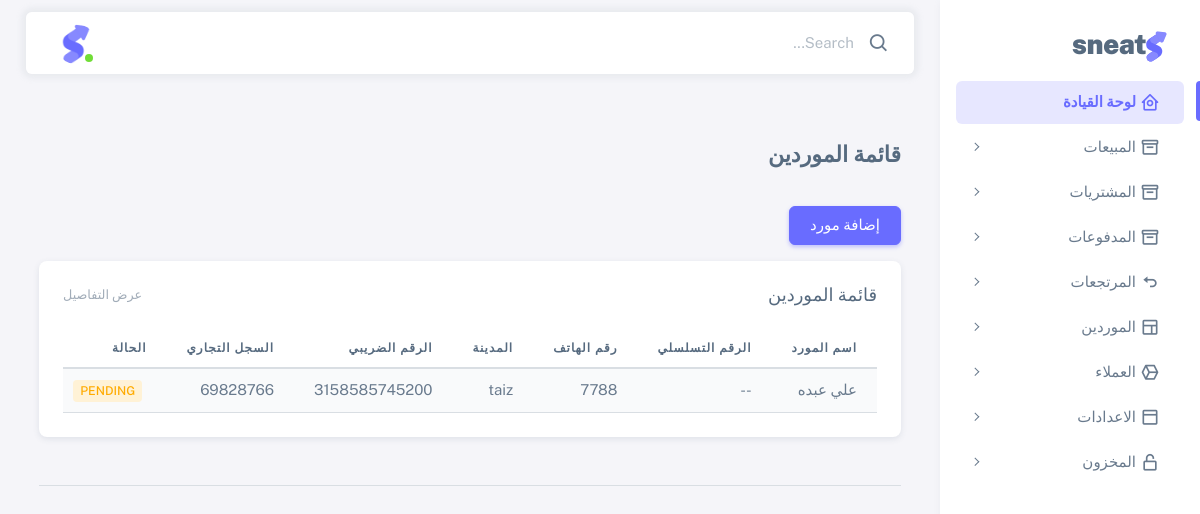
The page /supplier/list/ on the database as committed earlier.
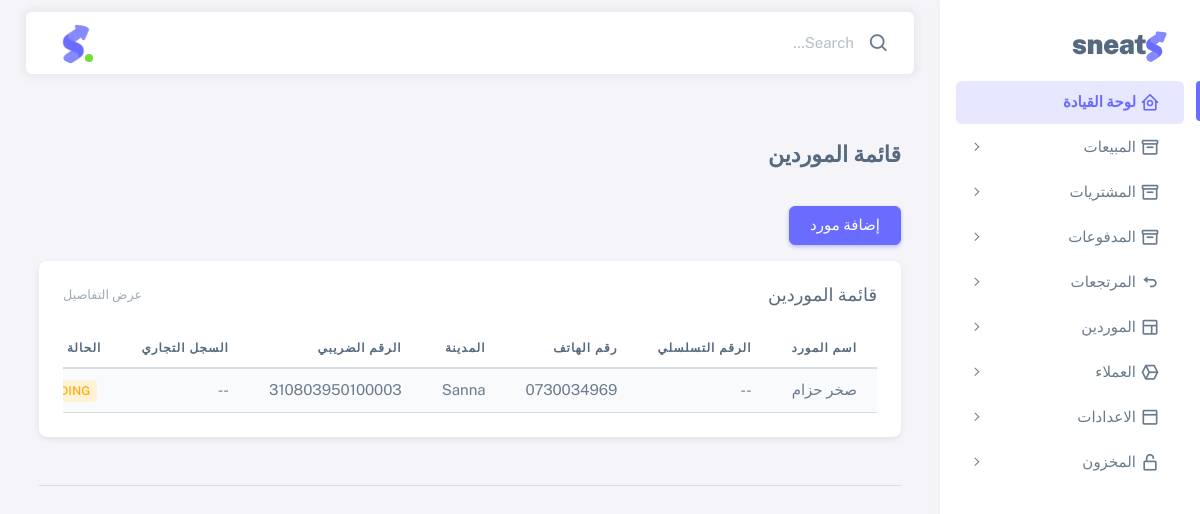
The same page on the database as committed later.
### invoices/models.py (models this page shows, shortened)
class Supplier(models.Model):
    name = models.CharField(max_length=255, verbose_name="اسم المورد")
    phone = models.CharField(max_length=20, null=True, blank=True, verbose_name="رقم الهاتف")
    email = models.EmailField(null=True, blank=True, verbose_name="البريد الإلكتروني")
    address_line = models.CharField(max_length=255, null=True, blank=True, verbose_name="عنوان الشارع")
    city = models.CharField(max_length=100, null=True, blank=True, verbose_name="المدينة")
    country = models.CharField(max_length=100, null=True, blank=True, default="المملكة العربية السعودية", verbose_name="البلد")
    vat_number = models.CharField(max_length=15, null=True, blank=True, verbose_name="الرقم الضريبي (إن وجد)")
    cr_number = models.CharField(max_length=50, null=True, blank=True, verbose_name="رقم السجل التجاري (إن وجد)")
    notes = models.TextField(null=True, blank=True, verbose_name="ملاحظات إضافية")
    class Meta:
        verbose_name = "مورد"
        verbose_name_plural = "الموردون"

### invoices/views.py (the view)
# urls.py: path('supplier/list/', views.supplier_list, name='supplier_list'),
def supplier_list(request):
    suppliers = Supplier.objects.all().order_by('name')
    context = {
        'suppliers': suppliers,
        'title': 'قائمة الموردين'
    }
    return render(request, 'suppliers/supplier_list.html', context)

### invoices/templates/suppliers/supplier_list.html (shortened to what this page needs)
{% extends 'base.html' %}
{% load static %}
{% block content %}
<div class="container-xxl flex-grow-1 container-p-y supplier-list-container">
    <h4 class="fw-bold py-3 mb-4">
       قائمة الموردين
    </h4>
    <a href="{% url 'create_supplier' %}" class="btn btn-primary mb-3">
      إضافة مورد
    </a>
    <div class="card">
      <div class="card-header d-flex justify-content-between align-items-center">
        <h5 class="mb-0">قائمة الموردين</h5>
        <small class="text-muted float-end">عرض التفاصيل</small>
      </div>
      <div class="card-body">
        <div class="table-responsive text-nowrap">
          <table class="table table-striped">
            <thead>
              <tr>
                <th>اسم المورد</th>
                <th> الرقم التسلسلي</th>
                <th>رقم الهاتف</th>
                <th>المدينة</th>
                <th>الرقم الضريبي</th>
                <th>السجل التجاري</th>
                <th>الحالة</th>
              </tr>
            </thead>
            <tbody>
              {% for supplier in suppliers %}
              <tr>
                <td>{{ supplier.name }}</td>
                <td>{{ supplier.contact_person|default:"--" }}</td>
                <td>{{ supplier.phone|default:"--" }}</td>
                <td>{{ supplier.city|default:"--" }}</td>
                <td>{{ supplier.vat_number|default:"--" }}</td>
                <td>{{ supplier.cr_number|default:"--" }}</td>
                <td><span class="badge bg-label-warning me-1">Pending</span></td>
              </tr>
              {% empty %}
              <tr>
                <td colspan="8" class="text-center">لا توجد موردين مضافين حتى الآن</td>
              </tr>
              {% endfor %}
            </tbody>
          </table>
        </div>
      </div>
    </div>
    <hr class="my-5" />
</div>
{% endblock %}

Rows that differ between the two databases and show on the page:
changed Supplier: name "علي عبده" → "صخر حزام"; phone "7788" → "0730034969"; city "taiz" → "Sanna"; vat_number "3158585745200" → "310803950100003"; cr_number "69828766" → "--"
